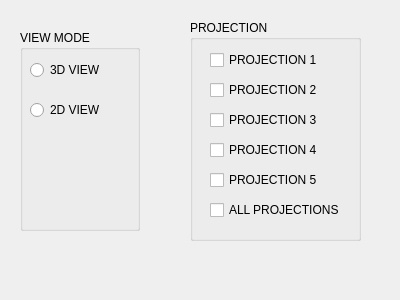
<?xml version="1.0" encoding="UTF-8"?>
<ui version="4.0">
 <class>Proj_display</class>
 <widget class="QDialog" name="Proj_display">
  <property name="geometry">
   <rect>
    <x>0</x>
    <y>0</y>
    <width>400</width>
    <height>300</height>
   </rect>
  </property>
  <property name="windowTitle">
   <string>Dialog</string>
  </property>
  <widget class="QGroupBox" name="groupBox_2">
   <property name="geometry">
    <rect>
     <x>190</x>
     <y>20</y>
     <width>171</width>
     <height>221</height>
    </rect>
   </property>
   <property name="title">
    <string>PROJECTION</string>
   </property>
   <widget class="QCheckBox" name="checkBox">
    <property name="geometry">
     <rect>
      <x>20</x>
      <y>30</y>
      <width>121</width>
      <height>20</height>
     </rect>
    </property>
    <property name="text">
     <string>PROJECTION 1</string>
    </property>
   </widget>
   <widget class="QCheckBox" name="checkBox_2">
    <property name="geometry">
     <rect>
      <x>20</x>
      <y>60</y>
      <width>121</width>
      <height>20</height>
     </rect>
    </property>
    <property name="text">
     <string>PROJECTION 2</string>
    </property>
   </widget>
   <widget class="QCheckBox" name="checkBox_5">
    <property name="geometry">
     <rect>
      <x>20</x>
      <y>150</y>
      <width>121</width>
      <height>20</height>
     </rect>
    </property>
    <property name="text">
     <string>PROJECTION 5</string>
    </property>
   </widget>
   <widget class="QCheckBox" name="checkBox_3">
    <property name="geometry">
     <rect>
      <x>20</x>
      <y>90</y>
      <width>121</width>
      <height>20</height>
     </rect>
    </property>
    <property name="text">
     <string>PROJECTION 3</string>
    </property>
   </widget>
   <widget class="QCheckBox" name="checkBox_4">
    <property name="geometry">
     <rect>
      <x>20</x>
      <y>120</y>
      <width>121</width>
      <height>20</height>
     </rect>
    </property>
    <property name="text">
     <string>PROJECTION 4</string>
    </property>
   </widget>
   <widget class="QCheckBox" name="checkBox_6">
    <property name="geometry">
     <rect>
      <x>20</x>
      <y>180</y>
      <width>141</width>
      <height>20</height>
     </rect>
    </property>
    <property name="text">
     <string>ALL PROJECTIONS</string>
    </property>
   </widget>
  </widget>
  <widget class="QGroupBox" name="groupBox">
   <property name="geometry">
    <rect>
     <x>20</x>
     <y>30</y>
     <width>120</width>
     <height>201</height>
    </rect>
   </property>
   <property name="title">
    <string>VIEW MODE</string>
   </property>
   <widget class="QRadioButton" name="radioButton">
    <property name="geometry">
     <rect>
      <x>10</x>
      <y>30</y>
      <width>95</width>
      <height>20</height>
     </rect>
    </property>
    <property name="text">
     <string>3D VIEW</string>
    </property>
   </widget>
   <widget class="QRadioButton" name="radioButton_2">
    <property name="geometry">
     <rect>
      <x>10</x>
      <y>70</y>
      <width>95</width>
      <height>20</height>
     </rect>
    </property>
    <property name="text">
     <string>2D VIEW</string>
    </property>
   </widget>
  </widget>
 </widget>
 <resources/>
 <connections>
  <connection>
   <sender>checkBox_6</sender>
   <signal>toggled(bool)</signal>
   <receiver>checkBox_5</receiver>
   <slot>setChecked(bool)</slot>
   <hints>
    <hint type="sourcelabel">
     <x>250</x>
     <y>211</y>
    </hint>
    <hint type="destinationlabel">
     <x>250</x>
     <y>187</y>
    </hint>
   </hints>
  </connection>
  <connection>
   <sender>checkBox_6</sender>
   <signal>toggled(bool)</signal>
   <receiver>checkBox_4</receiver>
   <slot>setChecked(bool)</slot>
   <hints>
    <hint type="sourcelabel">
     <x>287</x>
     <y>211</y>
    </hint>
    <hint type="destinationlabel">
     <x>274</x>
     <y>157</y>
    </hint>
   </hints>
  </connection>
  <connection>
   <sender>checkBox_6</sender>
   <signal>toggled(bool)</signal>
   <receiver>checkBox_3</receiver>
   <slot>setChecked(bool)</slot>
   <hints>
    <hint type="sourcelabel">
     <x>297</x>
     <y>211</y>
    </hint>
    <hint type="destinationlabel">
     <x>295</x>
     <y>118</y>
    </hint>
   </hints>
  </connection>
  <connection>
   <sender>checkBox_6</sender>
   <signal>toggled(bool)</signal>
   <receiver>checkBox_2</receiver>
   <slot>setChecked(bool)</slot>
   <hints>
    <hint type="sourcelabel">
     <x>307</x>
     <y>209</y>
    </hint>
    <hint type="destinationlabel">
     <x>311</x>
     <y>97</y>
    </hint>
   </hints>
  </connection>
  <connection>
   <sender>checkBox_6</sender>
   <signal>toggled(bool)</signal>
   <receiver>checkBox</receiver>
   <slot>setChecked(bool)</slot>
   <hints>
    <hint type="sourcelabel">
     <x>337</x>
     <y>212</y>
    </hint>
    <hint type="destinationlabel">
     <x>303</x>
     <y>55</y>
    </hint>
   </hints>
  </connection>
 </connections>
</ui>
